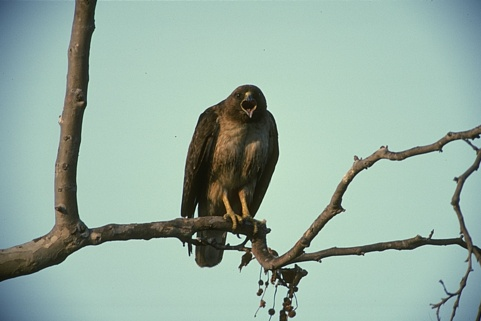
#> input picture Project/image/42049.jpg, 481 x 321 px
$ jupyter execute 'Project finale 2.ipynb'
#> lines starting #> are read from the running program, lines starting #| are printed output that depends on the picture
[cell 1]
import cv2
import matplotlib.pyplot as plt
import numpy as np

#this is for importing the sklearn libraries
from sklearn.decomposition import PCA
from sklearn.cluster import KMeans
from sklearn.preprocessing import StandardScaler
from sklearn.cluster import Birch
from sklearn.cluster import AgglomerativeClustering
from sklearn.cluster import SpectralClustering
from sklearn.cluster import DBSCAN

from skimage.feature import canny
from scipy import ndimage as ndi
from skimage import morphology

from skimage.segmentation import slic
from skimage.segmentation import mark_boundaries
from skimage.util import img_as_float
from skimage import io

[cell 2]
#loads the image in the color format
original_img=cv2.imread('image/42049.jpg' , 1)
#> original_img is the input picture: shape (321, 481, 3); mean B, G, R 163.1, 175.2, 150.9
image = np.copy (original_img)
image.shape
#> Out = (321, 481, 3)

[cell 3]
def plot_images (img , title):
    plt.figure(figsize = (10 , 10))
    plt.imshow(img)
    plt.xticks([])
    plt.yticks([])
    plt.title (title)

[cell 4]
plot_images(image , "original image")

[cell 5]
#creating the segmented images
# loop over the number of segments
for numSegments in (5 , 100, 200, 5000):
    # apply SLIC and extract (approximately) the supplied number
    # of segments
    segments = slic(image, n_segments = numSegments, sigma = 5)
    print(np.max(segments) ,np.min(segments))
    # show the output of SLIC
    fig = plt.figure("Superpixels -- %d segments" % (numSegments))
    plot_images(mark_boundaries(image, segments) , "Segment = " + str(numSegments))
#> this loop made 4 passes
#| 4 1
#| 78 1
#| 160 1
#| 4320 1
#> pass 1, `segments = slic(image, n_segments = numSegments, sigma = 5)`:
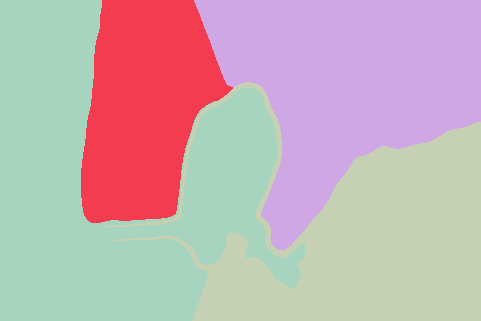
#> segments: shape (321, 481) int64; 4 distinct labels, from 1 to 4; one colour per label, 0 black
#> pass 2, `segments = slic(image, n_segments = numSegments, sigma = 5)`:
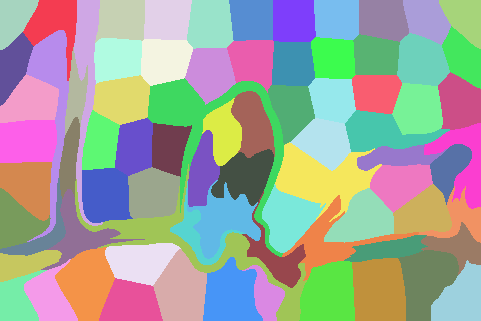
#> segments: shape (321, 481) int64; 78 distinct labels, from 1 to 78; one colour per label, 0 black
#> pass 3, `segments = slic(image, n_segments = numSegments, sigma = 5)`:
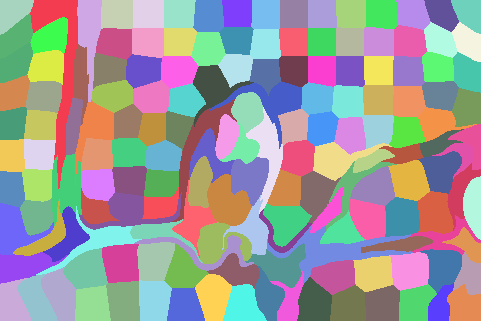
#> segments: shape (321, 481) int64; 160 distinct labels, from 1 to 160; one colour per label, 0 black


# show the plots
plt.show()
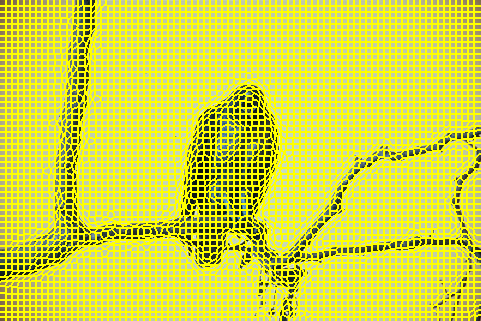
#> shown: shape (321, 481, 3) float64; mean R, G, B 0.836, 0.857, 0.266

[cell 6]
print("Shape of image segmentation : " , segments.shape)
#| Shape of image segmentation :  (321, 481)
print("Min of segment is :" , np.min(segments))
#| Min of segment is : 1
print("Max of segment is : ", np.max(segments))
#| Max of segment is :  4320


segmented_image = np.zeros(image.shape)
#> segmented_image: shape (321, 481, 3) float64; every value is 0
segment_center = np.zeros((0 , 3))
#> segment_center = empty array

for (i , segval) in enumerate(np.unique(segments)):
    mean = np.mean(image[segments == segval] , axis = 0)
    segmented_image[segments == segval] = mean
    segment_center = np.vstack([segment_center , mean])
#> this loop made 4320 passes
#> mean on passes 3 to 5: [131.7, 109.8, 81.44], [140, 119.9, 88.92], [147.1, 128.2, 97.19]
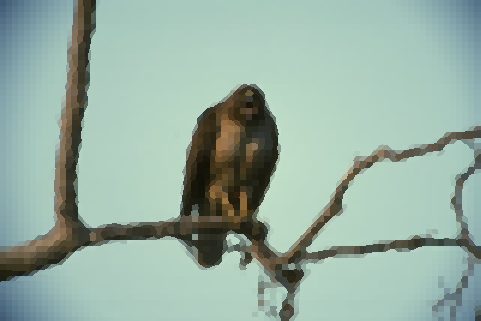
#> segmented_image: shape (321, 481, 3) float64; mean B, G, R 163.1, 175.2, 150.9

plot_images(segmented_image/255 , "Segmented image with mean")
print("Shape of segment center : " , segment_center.shape)
#| Shape of segment center :  (4320, 3)
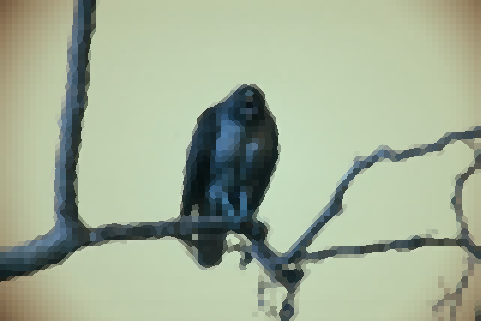
#> shown: shape (321, 481, 3) float64; mean R, G, B 0.64, 0.687, 0.592

[cell 7]
#use the clustering algorithms to cluster the segmented center
cluster = KMeans(n_clusters= 4)
cluster.fit(segment_center)
cluster_centers = cluster.cluster_centers_
cluster_labels = cluster.labels_

#reconstructing the image
cluster_center_value = np.zeros((cluster_labels.shape[0] , 3))
for i in range(cluster_labels.shape[0]):
    cluster_center_value[i] = cluster_centers[cluster_labels[i]]

final_image = np.zeros(image.shape)
for (i , segval) in enumerate(np.unique(segments)):
    final_image[segments == segval] = cluster_center_value[i]

plot_images(final_image/255 , "Final output K-means")

[cell 8]
#this is for plotting the dendrogram
from scipy.cluster.hierarchy import dendrogram , ward
linkage_array = ward(segment_center)

#this is to plot the dendrogram
plt.figure(figsize = (8 , 6))
dendrogram (linkage_array)


plt.xticks([])
plt.yticks([])
plt.title("Dendrogram")
plt.xlabel("Sample index")
plt.ylabel("Cluster distance")
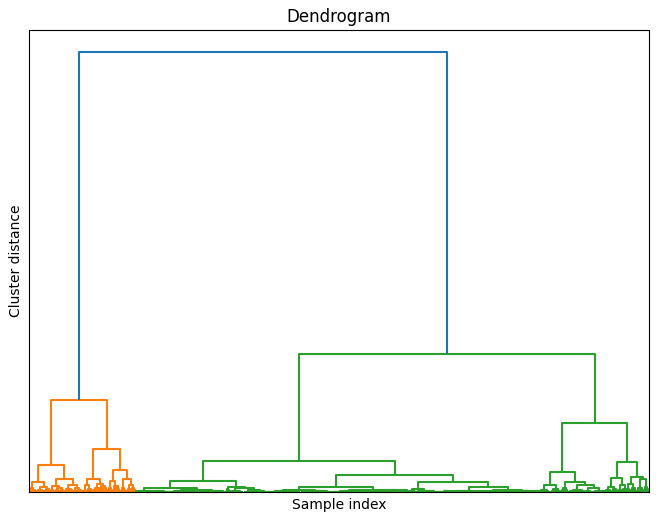
#> figure drawn by matplotlib, 1 panel

[cell 9]
#now use the agglomerative clustering
n_clusters = 4
cluster_agglo = AgglomerativeClustering(n_clusters= n_clusters)
cluster_agglo.fit(segment_center)
cluster_labels = cluster_agglo.labels_
print(cluster_labels.shape)

[cell 10]
#now this is the reconstruction of the images from the agglomerative clustering part
cluster_centers = np.zeros((n_clusters , 3))
#> cluster_centers = [[0, 0, 0], [0, 0, 0], [0, 0, 0], [0, 0, 0]]
#first find the cluster centers
for i in range(n_clusters):
    cluster_centers[i] = np.mean(segment_center[cluster_labels == i] , axis = 0)
#> after the loop, cluster_centers = [[164.4, 163.9, 135.2], [73.06, 91.76, 100.1], [192.9, 207.2, 176.1], [31.76, 46.42, 48.92]]

print(cluster_centers.shape)
#| (4, 3)

#reconstruction of the segmented image
#final reconstruction of the image
cluster_center_value = np.zeros((cluster_labels.shape[0] , 3))
for i in range(cluster_labels.shape[0]):
    cluster_center_value[i] = cluster_centers[cluster_labels[i]]

final_image = np.zeros(image.shape)
for (i , segval) in enumerate(np.unique(segments)):
    final_image[segments == segval] = cluster_center_value[i]
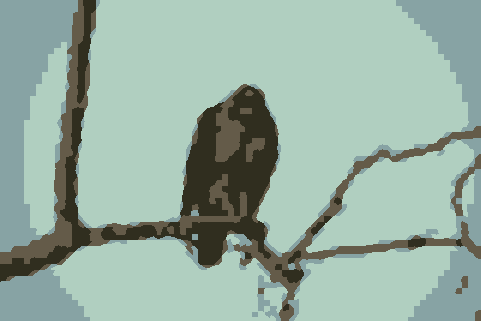
#> final_image: shape (321, 481, 3) float64; mean B, G, R 163, 175.2, 150.9

plot_images(final_image/255 , "Final output agglomerative clustering")

[cell 11]
#this is with the spectral clusterin
cluster_dbscan = DBSCAN(eps = 5)
cluster_dbscan.fit(segment_center)
cluster_labels = cluster_dbscan.labels_
print(cluster_labels.shape)
print("Number of clusters : " , np.max(cluster_labels) + 1)
#| Number of clusters :  15
print("bin values : " , np.bincount(cluster_labels + 1))
#| bin values :  [ 178 3419   82  466   31   19   33    9   17    8   16    5    7   18
#|     8    4]

#now this is the reconstruction of the images from the DBSCAN part

n_clusters = np.max(cluster_labels) + 2
#> n_clusters = 16
cluster_centers = np.zeros((n_clusters , 3))
#> cluster_centers = 16 rows, first 8: [0, 0, 0], [0, 0, 0], [0, 0, 0], [0, 0, 0], [0, 0, 0], [0, 0, 0], [0, 0, 0], [0, 0, 0]
#first find the cluster centers
for i in range(n_clusters):
    cluster_centers[i] = np.mean(segment_center[cluster_labels == i-1] , axis = 0)
#> after the loop, cluster_centers = 16 rows, first 8: [103, 116.9, 117.4], [189.1, 200.4, 169.1], [71.12, 92.8, 106.8], [36.8, 51.31, 53.72], [94.7, 117.1, 135.3], [86.23, 98.54, 97.38], [137.7, 148.2, 131.4], [111.9, 120.4, 105]

#final reconstruction of the image
cluster_center_value = np.zeros((cluster_labels.shape[0] , 3))
for i in range(cluster_labels.shape[0]):
    cluster_center_value[i] = cluster_centers[cluster_labels[i]]

final_image = np.zeros(image.shape)
for (i , segval) in enumerate(np.unique(segments)):
    final_image[segments == segval] = cluster_center_value[i]
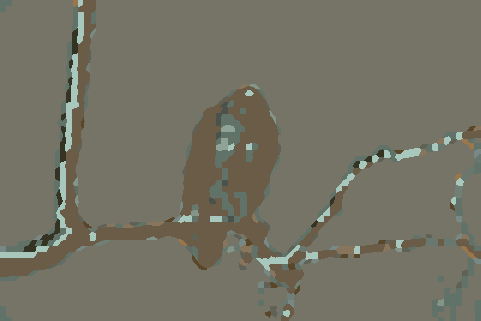
#> final_image: shape (321, 481, 3) float64; mean B, G, R 100.7, 115.2, 115.8

plot_images(final_image/255 , "Final output DBSCAN , clusters = " + str(n_clusters) )
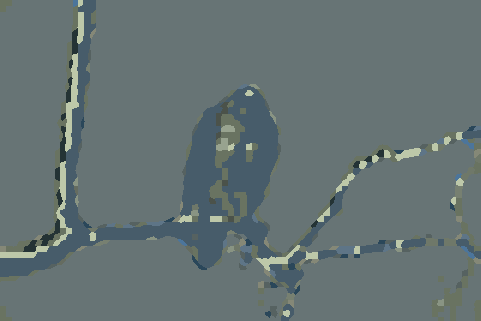
#> shown: shape (321, 481, 3) float64; mean R, G, B 0.395, 0.452, 0.454
